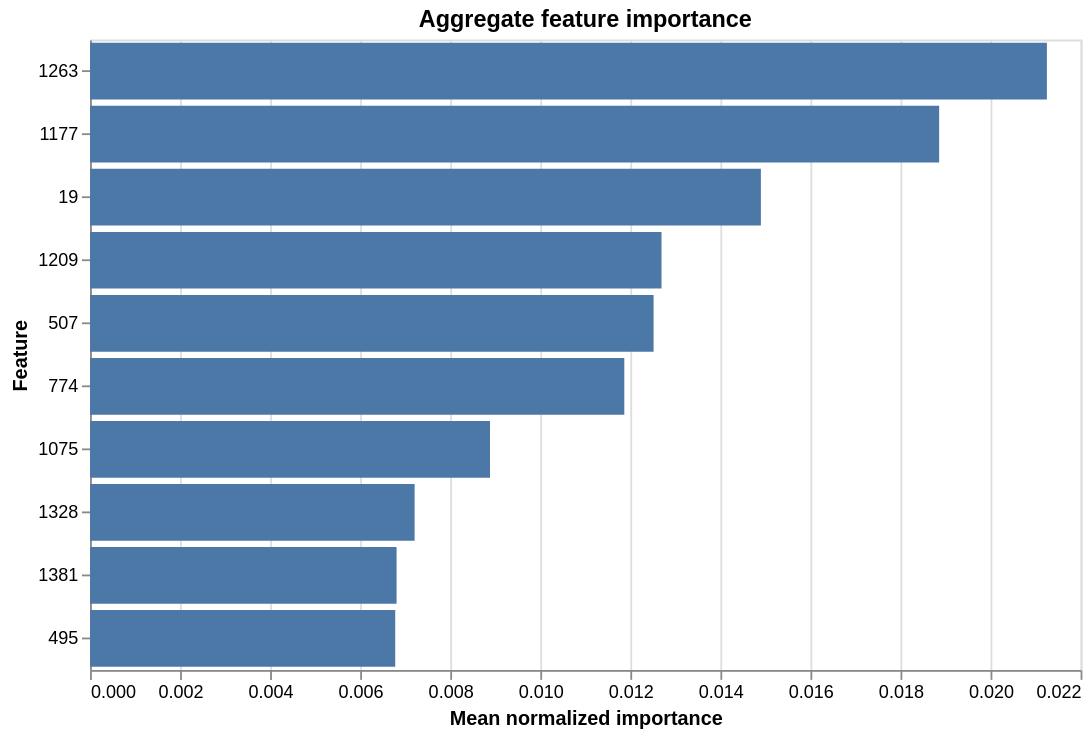

Source (notebook cell):
### Code cell
# Visualize the aggregated feature importance
xai.plot_aggregate_feature_importance(feat_importance,
                                      top_k=10)

### Figure 1 — Vega-Lite specification as saved in the notebook (floating-point values rounded to 4 significant figures)
{"config": {"view": {"continuousWidth": 300, "continuousHeight": 300}}, "data": {"name": "data-c1e857e84ff60ac506cfd9d003a4737b"}, "mark": {"type": "bar"}, "encoding": {"tooltip": [{"field": "feature", "title": "Feature", "type": "nominal"}, {"field": "importance", "format": ".4f", "title": "Mean importance", "type": "quantitative"}], "x": {"field": "importance", "title": "Mean normalized importance", "type": "quantitative"}, "y": {"field": "feature", "sort": "-x", "title": "Feature", "type": "nominal"}}, "height": 350, "title": "Aggregate feature importance", "width": 550, "$schema": "https://vega.github.io/schema/vega-lite/v6.4.1.json", "datasets": {"data-c1e857e84ff60ac506cfd9d003a4737b": [{"feature": "1263", "importance": 0.02125}, {"feature": "1177", "importance": 0.01886}, {"feature": "19", "importance": 0.0149}, {"feature": "1209", "importance": 0.01269}, {"feature": "507", "importance": 0.01252}, {"feature": "774", "importance": 0.01187}, {"feature": "1075", "importance": 0.008883}, {"feature": "1328", "importance": 0.007208}, {"feature": "1381", "importance": 0.006808}, {"feature": "495", "importance": 0.006778}]}}
